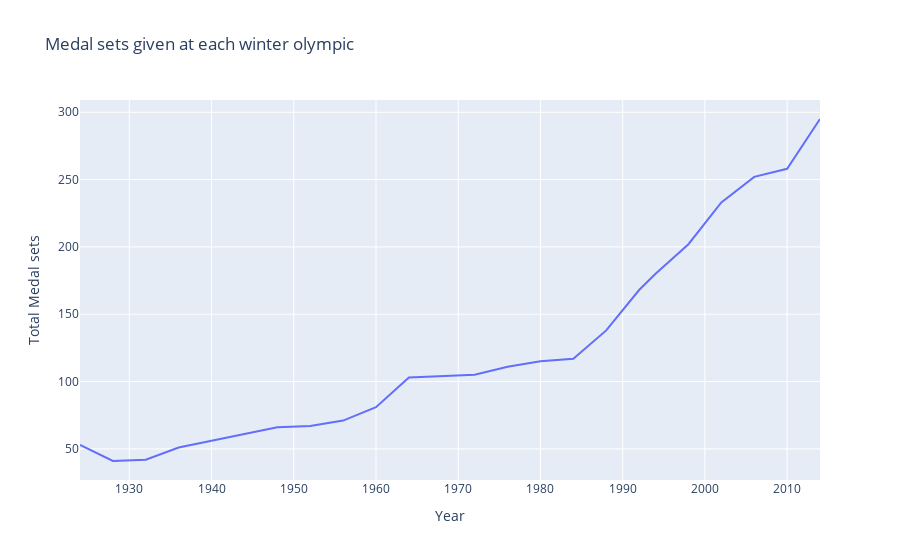

Notebook source saved alongside this figure:
### Markdown cell above
## f. i. )
Här har jag velat se utvecklingen av vinter os storlek genom att utförska antal angivna medaljer per år. OS vuxer med nya idrott och kategorier regelbundet.

### Code cell
winter_medal_sets = medal_sets(athlete_event, "Winter")
fig = px.line(winter_medal_sets, x = "Year", y = "Total Medal sets", title="Medal sets given at each winter")
fig.show()

### Figure 1 — Plotly figure (JSON) as saved in the notebook; plotly's stock layout.template omitted (floating-point values rounded to 4 significant figures)
{"data": [{"hovertemplate": "Year=%{x}<br>Total Medal sets=%{y}<extra></extra>", "legendgroup": "", "line": {"color": "#636efa", "dash": "solid"}, "marker": {"symbol": "circle"}, "mode": "lines", "name": "", "orientation": "v", "showlegend": false, "type": "scatter", "x": [1924, 1928, 1932, 1936, 1948, 1952, 1956, 1960, 1964, 1968, 1972, 1976, 1980, 1984, 1988, 1992, 1994, 1998, 2002, 2006, 2010, 2014], "xaxis": "x", "y": [53, 41, 42, 51, 66, 67, 71, 81, 103, 104, 105, 111, 115, 117, 138, 168, 180, 202, 233, 252, 258, 295], "yaxis": "y"}], "layout": {"legend": {"tracegroupgap": 0}, "title": {"text": "Medal sets given at each winter olympic"}, "xaxis": {"anchor": "y", "domain": [0, 1], "title": {"text": "Year"}}, "yaxis": {"anchor": "x", "domain": [0, 1], "title": {"text": "Total Medal sets"}}}}
